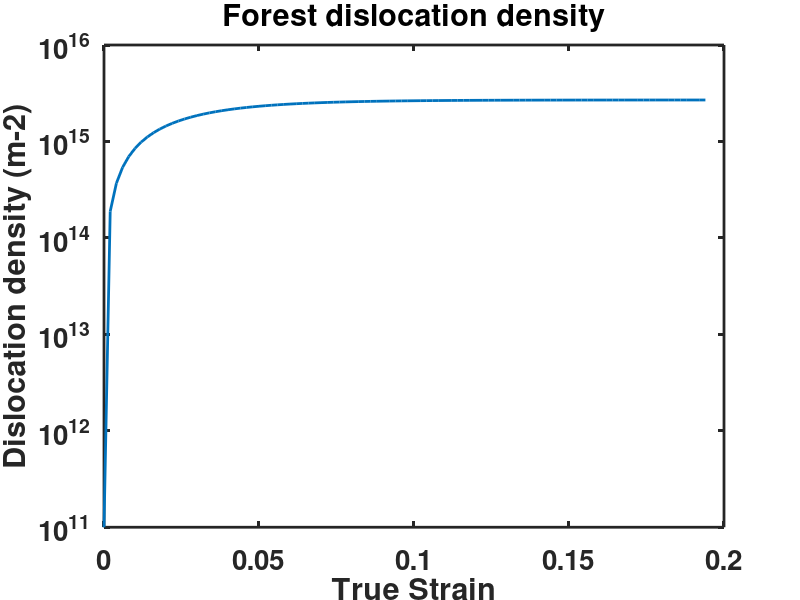
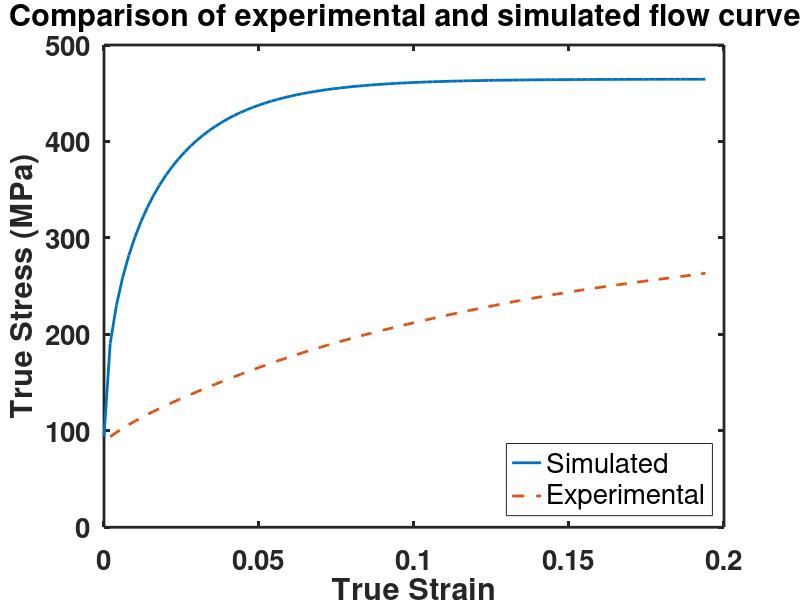

The MATLAB source for these figures, in order:
%This script is for single parameter Kocks-Mecking model . The script is
%based on Kocks-Mecking equation dp/de=M(K+K1*sqrt(p)-K2*p). Here, 'p' is
% forest dislocation density. 'M' is Taylor factor. K1 is related to
% dislocation accumulation and K2 is related to dynamic recovery. K is
% related to dislocation storage due to dispersoids. 

clc;
clear;

%Provide the path of the experimental data. Experimental data should be
%true plastic strain versus true stress in a 'txt' file.

data = load('example.txt');
exp_strain = data(:,1);
exp_stress = data(:,2);

%Input Material parameters
%Al
b=2.86E-10; %Burgers vector
G=27000;    %Shear modulus
orientationfactor=3.1; %Taylor factor
alpha=0.3; %alpha parameter

%Specify the total plastic strain till which simulations should be
%performed

total_plastic_strain=0.194;

%define the strain increment for performing the simulations
h=0.002; %a small value should always be used for accurate numerical integartion to be performed later

%Calculate the total number of steps in the calculation
total_steps=total_plastic_strain/h;

%Intialize variables for storing the output variables such as dislocation
%density and flow stress

Rho=zeros(1,(total_steps+1)); %initialize dislocation density
stress=zeros(1,(total_steps+1));%initialize flow stress
strain=zeros(1,(total_steps+1)); %intialize strain

%set initial counter
dynamic=1;

%Give an intial guess of K1 , K2, intial dislocation density and yield
%strength

 k_1=2.0E8;         %Initial guess of K1
 k_2=15;             %Initial guess of K2 
 k=3E16;            %k=1/(burgers vector*grain size)
 %Keep changing K1 and K2 to get good match between experimental and
 %simulated stress-strain curves
 
 Rho(dynamic)=1E11; %intial dislocation density
 yield=92;          %yield stength of the material
 stress(dynamic)=yield+orientationfactor*alpha*G*b*sqrt(Rho(dynamic));
 
while dynamic <=total_steps
    
              y_1= (k+k_1*sqrt(Rho(dynamic))-k_2*Rho(dynamic))*orientationfactor*h;
              
              y_2= (k+k_1*sqrt(Rho(dynamic)+0.5*y_1)-k_2*(Rho(dynamic)+0.5*y_1))*orientationfactor*h;
              
              y_3= (k+k_1*sqrt(Rho(dynamic)+0.5*y_2)-k_2*(Rho(dynamic)+0.5*y_2))*orientationfactor*h;
              
              y_4= (k+k_1*sqrt(Rho(dynamic)+y_3)-k_2*(Rho(dynamic)+y_3))*orientationfactor*h;
              
              Rho(dynamic+1)= Rho(dynamic)+((y_1+2*y_2+2*y_3+y_4)/6);
              
              strain(dynamic+1)=strain(dynamic)+h;
              stress(dynamic+1)=yield+orientationfactor*alpha*G*b*sqrt(Rho(dynamic+1));
              dynamic=dynamic+1;
end

%plot forest dislocation density with plastic strain
plot(strain,Rho,'linewidth',2)
title('Forest dislocation density')
xlabel('True Strain')
ylabel('Dislocation density (m-2)')
set(gca, 'YScale', 'log')
set(gca,'FontSize',20,'fontweight','bold')
set(gcf,'color','w');
set(gca,'linewidth',2);

figure ()

%compare simulated flow stress with plastic strain with experimental flow
%stress data
plot(strain,stress,'linewidth',2) %simulated
hold on
plot(exp_strain,exp_stress,'linewidth',2,'LineStyle','--') %experimental
title('Comparison of experimental and simulated flow curves')
xlabel('True Strain')
ylabel('True Stress (MPa)')
set(gca,'FontSize',20,'fontweight','bold')
set(gcf,'color','w');
set(gca,'linewidth',2);
legend('Simulated','Experimental','Location','Southeast','Orientation','vertical','fontsize',20);



